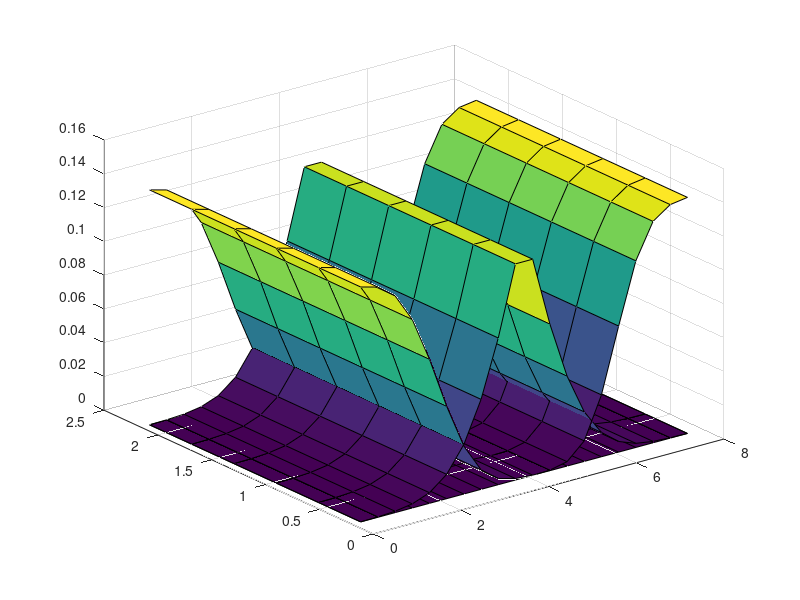

This figure's MATLAB source: (Note: this script raises an error after producing the figure.)

%Example script for simulated FLIM data similar to those in Fig. 2 in the 
%main text with lifetimes of 1ns, 1.8ns and 4.5ns
addpath('Functions')

%% Populating EmpParams structure
%EmpParam contain parameters of the experiment described in the following:
%These parameters are used in data generation and some of them are used in
%the algorithm.
%
% Xi_X:   Confocal X center (pixel)
% Yi_X:   Confocal Y center (pixel)
% Zi_X:   Confocal Z center (pixel)
% Mu:     Array of excitation rate of the species (1/ns)
% Tau:    Array of lifetimes of the species (ns)
% DeltaP: Pulse duration (ns)
% Sig_IRF:Sigma of IRF (ns)
% T_IRF:  Mean of IRF (ns)
% T:      Time interval between two consecurive excitation pulses (ns)
% OmegaX: HFWM of confocal PSF along X and Y axis (pixel)
% OmegaZ: HFWM of confocal PSF along Z axis (pixel)   
% PSF:    The combination of detection and illumination PSFs (inline function)   
%

M=6;
EmpParam.Xi_X = [];
XPixNum = 20;
YPixNum = 5;
EmpParam.PixelSize = 0.3922; %mu
for pp = 1:XPixNum
    EmpParam.Xi_X = cat(1,EmpParam.Xi_X,(pp-0.5)*ones([YPixNum,1]));
end
EmpParam.Xi_Y = repmat((0.5:YPixNum-0.5)',[XPixNum,1]);
EmpParam.Xi_Z = zeros(XPixNum*YPixNum,1);
EmpParam.Xi_X = EmpParam.PixelSize*EmpParam.Xi_X;
EmpParam.Xi_Y = EmpParam.PixelSize*EmpParam.Xi_Y;
EmpParam.Mu = 0.001*ones(3,1);
EmpParam.Tau = [1 1.8 4.5];
EmpParam.Dp = 0.1;
EmpParam.Sig_IRF = 0.8;
EmpParam.T_IRF = 12.21;
freq=79997407;
EmpParam.T = 10^9/freq;
EmpParam.OmegaX = 1.4*EmpParam.PixelSize; %mu
EmpParam.OmegaZ = 4*EmpParam.PixelSize; %mu
EmpParam.PSF = @(X,Y,Xp,Yp,OmegaX,OmegaZ) OmegaZ*exp(-2*((X-Xp).^2/OmegaX^2 + ...
    (Y-Yp).^2/OmegaX^2));

%%

RhoIn(1).Rho = @(X,Y,Z) 70*erfc((X-XPixNum*EmpParam.PixelSize/4));
RhoIn(2).Rho = @(X,Y,Z) 70*erfc((XPixNum*EmpParam.PixelSize-6.5*X/5));
RhoIn(3).Rho = @(X,Y,Z) 150*erfc(2*abs(X-XPixNum*EmpParam.PixelSize/2)/3);

[Xg,Yg] = meshgrid(EmpParam.PixelSize*(0.5:19.5),EmpParam.PixelSize*(0.5:5.5));
figure;surf(Xg,Yg,0.001*RhoIn(1).Rho(Xg,Yg,0))
hold;surf(Xg,Yg,0.001*RhoIn(2).Rho(Xg,Yg,0))
surf(Xg,Yg,0.001*RhoIn(3).Rho(Xg,Yg,0))

D = EmpParam.PixelSize; %Pixel size
Np = 20; %Number of photons per pixel

%Generating data
Data = genFLIM(EmpParam,RhoIn,D,Np);

%% Parameters used in the algorithm

PixNum = 10;
BNP.PerSample = 200;
BNP.M = M;
BNP.Alpha = 1; %Shape parameter of gamma prior on inverse of lifetimes (lambda)
BNP.Beta = 5; %Scale parameter of gamma prior on lambda
BNP.Alpha_Prop = 2000; %Parameter of proposal distribution of lambda
BNP.NJump = 200000; %Number of samples (iterations)
BNP.D = EmpParam.PixelSize/2; %Grid size in Gaussian process (pixel)
BNP.T = 1; %GP prior parameter
BNP.L = max(PixNum+2*EmpParam.OmegaX)*EmpParam.PixelSize*0.25; %GP prior parameter
BNP.N = 5; %Photons can be detected up to N pulses after excitation pulse
BNP.Sig_GP = 0.005;
BNP.Alpha_Rho = 1000;
BNP.Sig_Xi = 0.5;
BNP.Sig_Prior_Xi = 3;
BNP.Gamma = 3;
BNP.DEBUG = 0;

%% Making Inference

Data=reshape(Data,[YPixNum XPixNum]);
for ii = 1:size(Data,1)
    for jj = 1:size(Data,2)
        Data(ii,jj).X_Confocal = (0.5+(jj-1))*EmpParam.PixelSize; 
        Data(ii,jj).Y_Confocal = (0.5+(ii-1))*EmpParam.PixelSize;
    end
end
Data = Data(:);
Lambda_init = gamrnd(1,2,[1 M]);

for mm = 1:M
    Rho_init(mm).Rho = 0.5+10*rand()*ones(size(Data));
end
EmpParam.Mu = ones(1,M);
Str = 'SimData';

tic();
Chain=runBNPs_FLIM(Data,EmpParam,BNP,Rho_init,Lambda_init,Str);
T = toc();
fprintf('It took %f s to analyze this data.\n',T)

save(Str,'Chain','-v7.3')

%%

Tau = zeros(3000,6);
Load = zeros(3000,1);
for ii = 1:3000
    Load(ii) = sum(Chain(ii).Loads);
    Tau(ii,:) = 1./Chain(ii).Lambda;
end

XX = 1:3000;
figure;plot(Load,'linewidth',1.2);ylim([0 6])
hold;plot(XX,3*ones(size(XX)),'--r','linewidth',1.1)
xlabel('#samples');ylabel('active loads')

figure;plot(Tau);ylim([0 7])
hold;plot(XX,ones(size(XX)),'r--','linewidth',1.5)
plot(XX,1.8*ones(size(XX)),'r--','linewidth',1.5)
plot(XX,4.5*ones(size(XX)),'r--','linewidth',1.5)
xlabel('#samples');ylabel('lifetime (ns)')
set(gca,'Ytick',[1 1.8 4.5])
